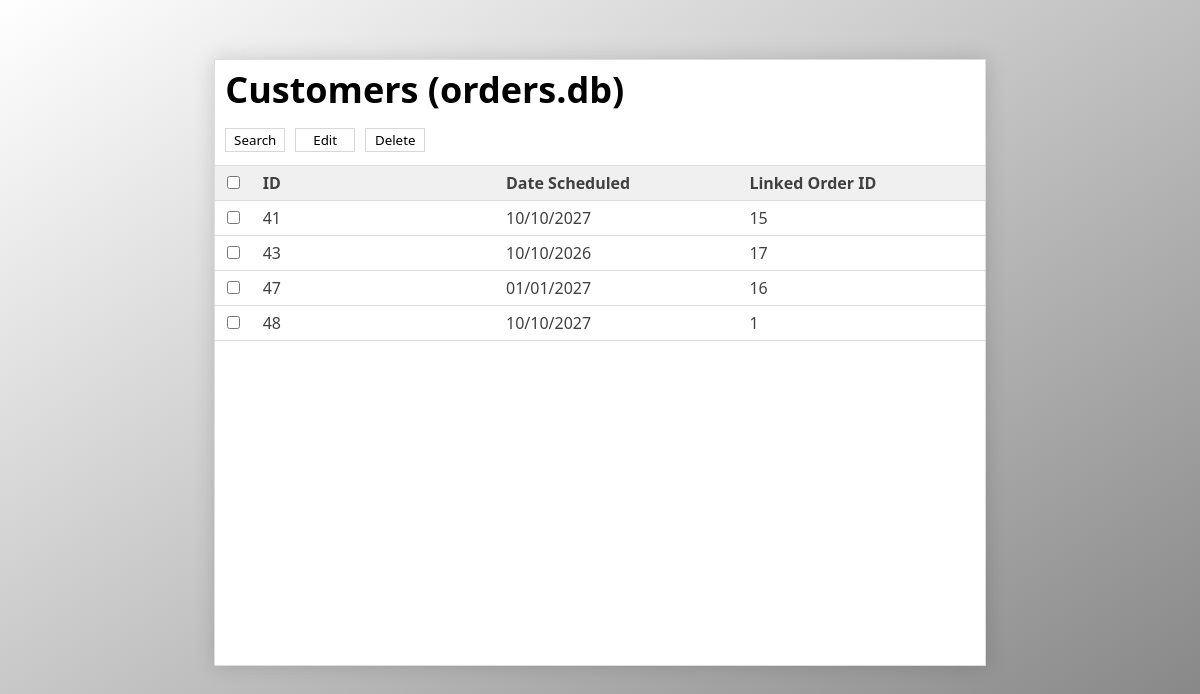
The page /pages/admin/reminder_table on the database its author committed.
### tables this page shows
CREATE TABLE Reminders (reminderid INTEGER PRIMARY KEY AUTOINCREMENT, reminderdate TEXT, orderid INTEGER, FOREIGN KEY (orderid) REFERENCES Orders(orderid));

### Server.py (the view)
@app.get("/pages/admin/reminder_table")
def reminder_table():
    database = Data(database_path)
    rows = database.getAllReminders()
    return render_template(
        "web/table.html",
        columns = columns_reminders,
        rows = rows,
        type = "reminder"
    )

### Data.py (called while the page is built)
    def getAllReminders(self):
        sql = "SELECT * FROM Reminders;"
        self.cursor.execute(sql)
        return [ReminderObject(o) for o in self.cursor.fetchall() if o != None]

### templates/web/table.html (shortened to what this page needs)
<!DOCTYPE html>
<head>
    <link rel = "stylesheet" href = "/static/stylesheets/table.css"/>
    <link rel = "stylesheet" href = "https://cdnjs.cloudflare.com/ajax/libs/font-awesome/4.7.0/css/font-awesome.min.css">
</head>
<body>
    <div id = "main-div">
        <div id = "title-div">
            <b>Customers (orders.db)</b>
        </div>
        <div id = "action-div">
            <button type = "button" id = "search-button" class = "action-buttons" onclick = "toggleSearchRow()">Search</button>
            <button type = "button" id = "edit-button" class = "action-buttons" onclick = "">Edit</button>
            <button type = "button" id = "delete-button" class = "action-buttons" onclick = "">Delete</button>
        </div>
        <div id = "table-wrapper">
            <table id = "table">
                <thead>
                    <form action = "/" method = "POST" onsubmit = "false">
                        <tr>
                            <th>
                                <input type = "checkbox" class = "checkmark" onclick = "toggleCheckboxes(this)"/>
                            </th>
                            {% for column in columns.values() %}
                            <th>
                                {{ column }}
                            </th>
                            {% endfor %}
                        </tr>
                    </form>
                </thead>
                <tbody>
                    {% for row in rows %}
                    <tr>
                        <td>
                            <input type = "checkbox" class = "checkmark"/>
                        </td>
                        {% if type == "customer" %}
                            <td>{{row.id}}</td>
                            <td>{{row.firstname}}</td>
                            <td>{{row.lastname}}</td>
                            <td>{{row.company}}</td>
                            <td>{{row.email}}</td>
                            <td>{{row.phone}}</td>
                        {% elif type == "order" %}
                            <td>{{row.id}}</td>
                            <td>{{row.placed}}</td>
                            <td>{{row.lastchanged}}</td>
                            <td>{{row.customerid}}</td>
                        {% elif type == "reminder" %}
                            <td>{{row.id}}</td>
                            <td>{{row.date}}</td>
                            <td>{{row.orderid}}</td>
                        {% endif %}
                    </tr>
                    {% endfor %}
                </tbody>
            </table>
        </div>
    </div>
</body>

### static/stylesheets/table.css (style rules this page uses)
* { font-family: 'Segoe UI', Tahoma, Geneva, Verdana, sans-serif; }
body { background-image: linear-gradient(to bottom right, white, grey); }
#table { border-collapse: collapse; width: 100%; }
#table-wrapper { height: 500px; overflow: auto; overflow-y: scroll; }
#action-div { height: 50px; display: flex; align-items: center; }
#title-div { height: 50px; font-size: 36px; align-items: center; padding-left: 10px; padding-top: 5px; }
.action-buttons { cursor: pointer; width: 100px; height: 24px; transition-duration: .25s; border: 1px solid #d7d7d7; background-color: white; margin-left: 10px; }
#search-button { width: 60px; }
#edit-button { width: 60px; }
#delete-button { width: 60px; }
#main-div { margin-top: 5%; margin-left: auto; margin-right: auto; width: 65%; box-shadow: 0 0 20px rgba(0, 0, 0, 0.15); border: 1px solid #dddddd; background-color: white; }
#table td, th { text-align: left; padding-top: 6px; padding-bottom: 6px; padding-left: 8px; padding-right: 8px; color: #404040; }
#table tbody tr { border-bottom: 1px solid #dddddd; border-top: 1px solid #dddddd; }
#table thead { background-color: #f0f0f0; position: sticky; top: 0; }
#table thead tr { border-top: 1px solid #dddddd; }
.checkmark { cursor: pointer; }

### rows shown on the page
Reminders: id "41", date "10/10/2027", orderid "15"
Reminders: id "43", date "10/10/2026", orderid "17"
Reminders: id "47", date "01/01/2027", orderid "16"
Reminders: id "48", date "10/10/2027", orderid "1"

### other values the page prints
{{ column }} "ID" "Date Scheduled" "Linked Order ID"
